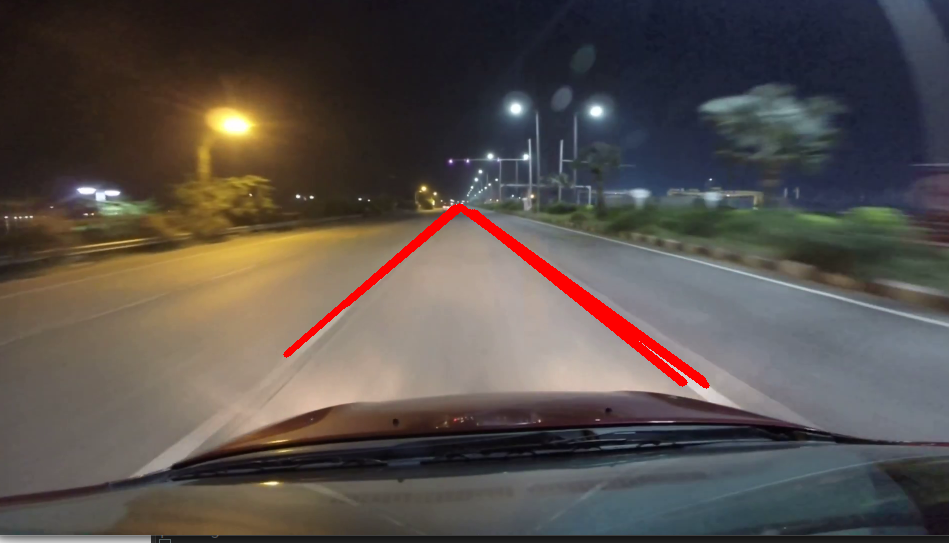
#> input picture data/lane-detect.png, 949 x 543 px, given in place of drive.mp4, which was not available
$ python drive.py   (older library calls are emulated)
#> lines starting #> are read from the running program, lines starting #| are printed output that depends on the picture; after the words box and inside, x2 and y2 are one past the last pixel; in counts of white or black regions, pixels touching at a corner belong together; pictures that were not available may be replaced by others from this repository, and a replacement may not be noted
import cv2
import numpy as np

cap = cv2.VideoCapture('drive.mp4')
lower_white = np.array([0,0,255])
upper_white = np.array([255,255,255])

while cap.isOpened():
    ret, frame = cap.read()
#> frame is the input picture: shape (543, 949, 3); mean B, G, R 75.7, 80, 88.1
    image = frame.copy()
    image = cv2.cvtColor(image, cv2.COLOR_BGR2GRAY)
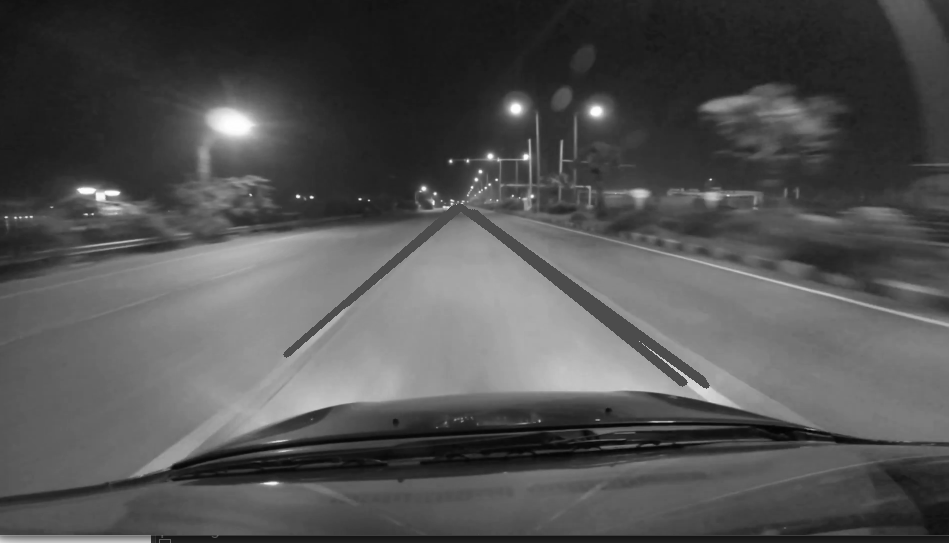
#> image: shape (543, 949); min 4, max 255, mean 81.9
    image_white = cv2.inRange(frame, lower_white, upper_white)
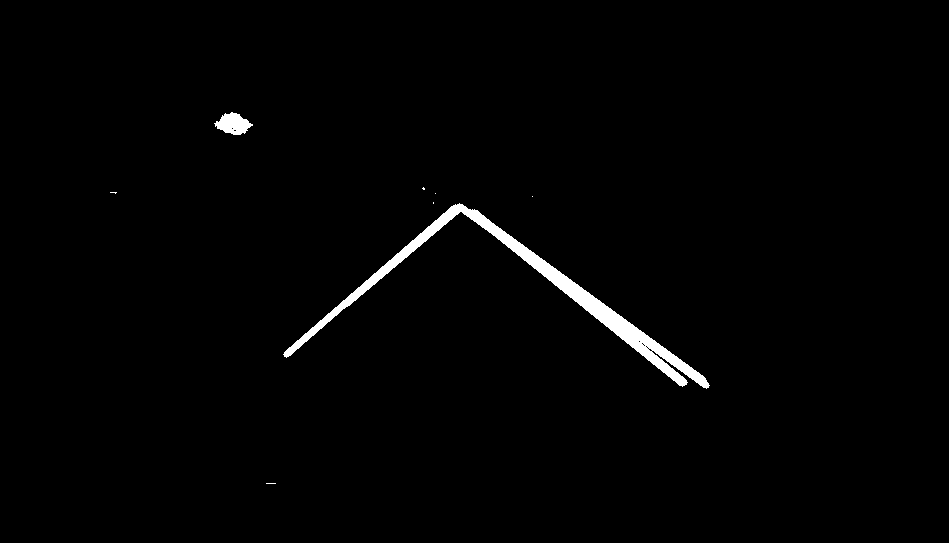
#> image_white: shape (543, 949); 1.3% white; 8 white regions (6 under 20 px), largest, box (x1, y1, x2, y2) and area: (283, 203, 710, 389) 6205, (214, 112, 253, 135) 549
    sobely = cv2.Sobel(image_white, cv2.CV_64F, 0, 1, ksize=5)
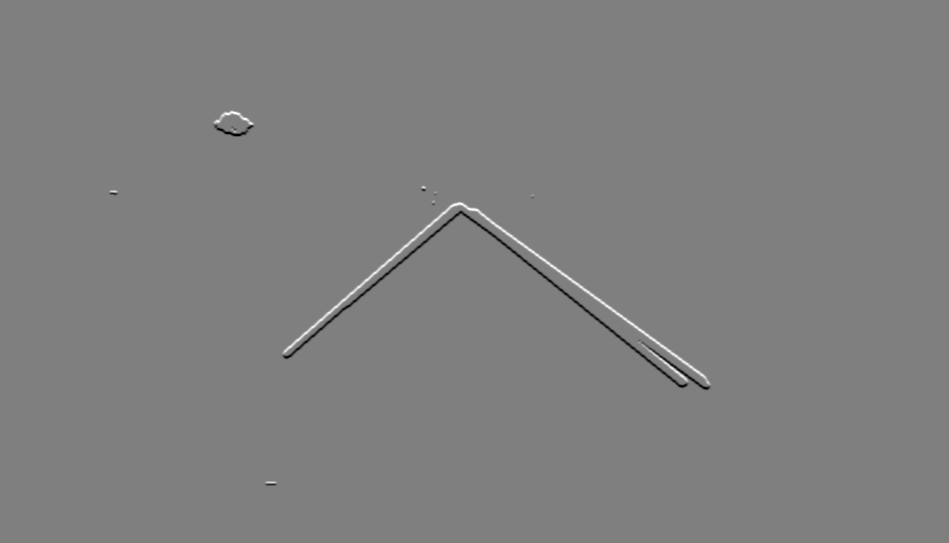
#> sobely: shape (543, 949) float64; min -12240, max 12240, mean 0; drawn with min black and max white
    #edges = cv2.Canny(image, 50,150)
    if ret == True:
        cv2.imshow('frame', sobely)
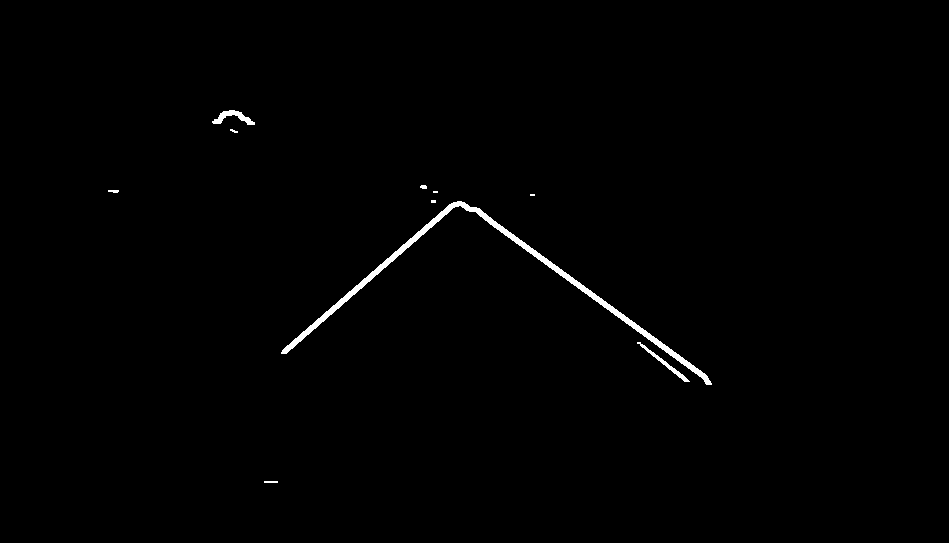
#> window 'frame': shape (543, 949); 0.71% white; 10 white regions (4 under 20 px), largest, box (x1, y1, x2, y2) and area: (281, 201, 712, 385) 3039, (212, 110, 255, 125) 259, (637, 342, 690, 382) 229, (264, 481, 278, 483) 28, (108, 190, 119, 193) 27, (420, 185, 427, 189) 24
        if cv2.waitKey(25) & 0xFF == ord('q'):
#> (key q is pressed here)
            break
cap.release()
cv2.destroyAllWindows()

$ run again, on data/no-lanes.png
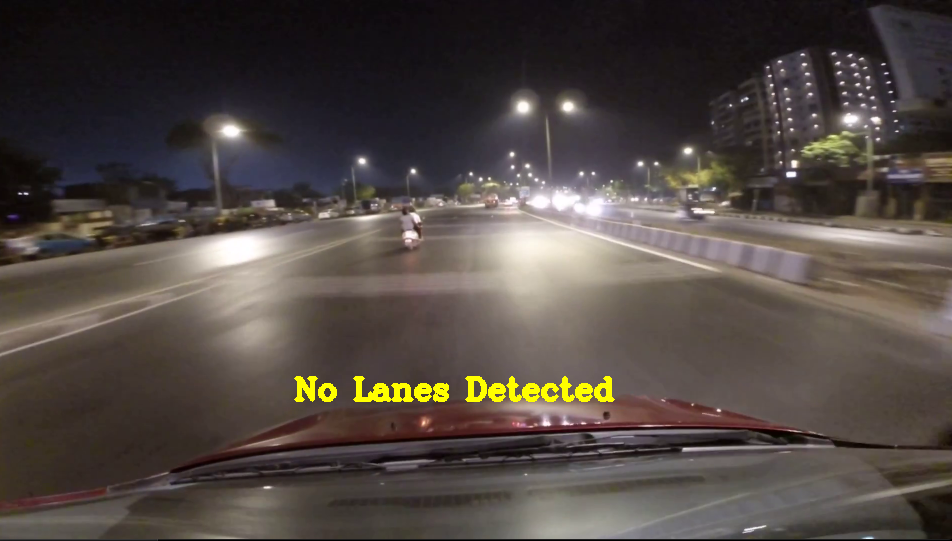
#> input picture data/no-lanes.png, 952 x 541 px, given in place of drive.mp4, which was not available
#> frame is the input picture: shape (541, 952, 3); mean B, G, R 67.5, 72.4, 81.1
#> `image_white = cv2.inRange(frame, lower_white, upper_white)`:
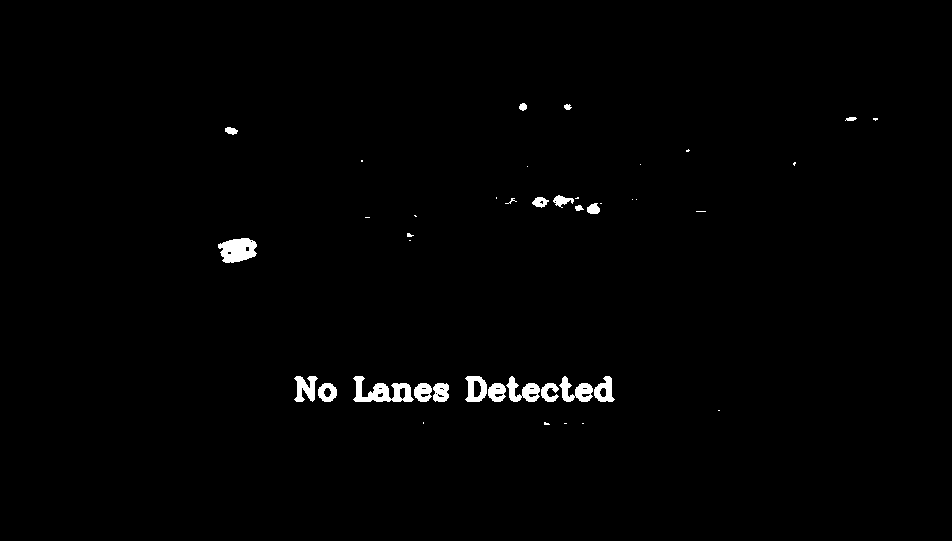
#> image_white: shape (541, 952); 1% white; 42 white regions (21 under 20 px), largest, box (x1, y1, x2, y2) and area: (353, 376, 414, 402) 809, (218, 238, 257, 263) 711, (506, 376, 540, 402) 453
#> `cv2.imshow('frame', sobely)`:
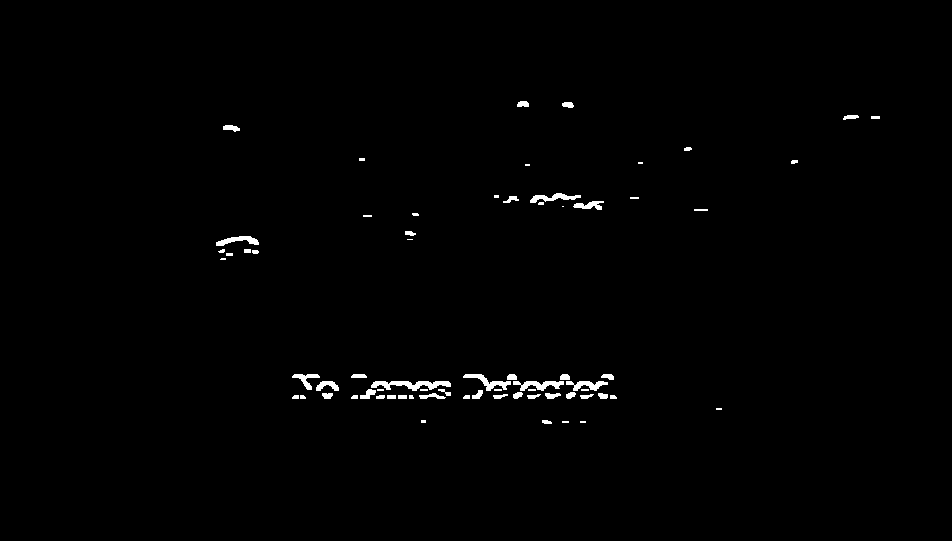
#> window 'frame': shape (541, 952); 0.81% white; 69 white regions (21 under 20 px), largest, box (x1, y1, x2, y2) and area: (371, 381, 451, 391) 443, (513, 381, 564, 391) 287, (463, 374, 511, 391) 274
